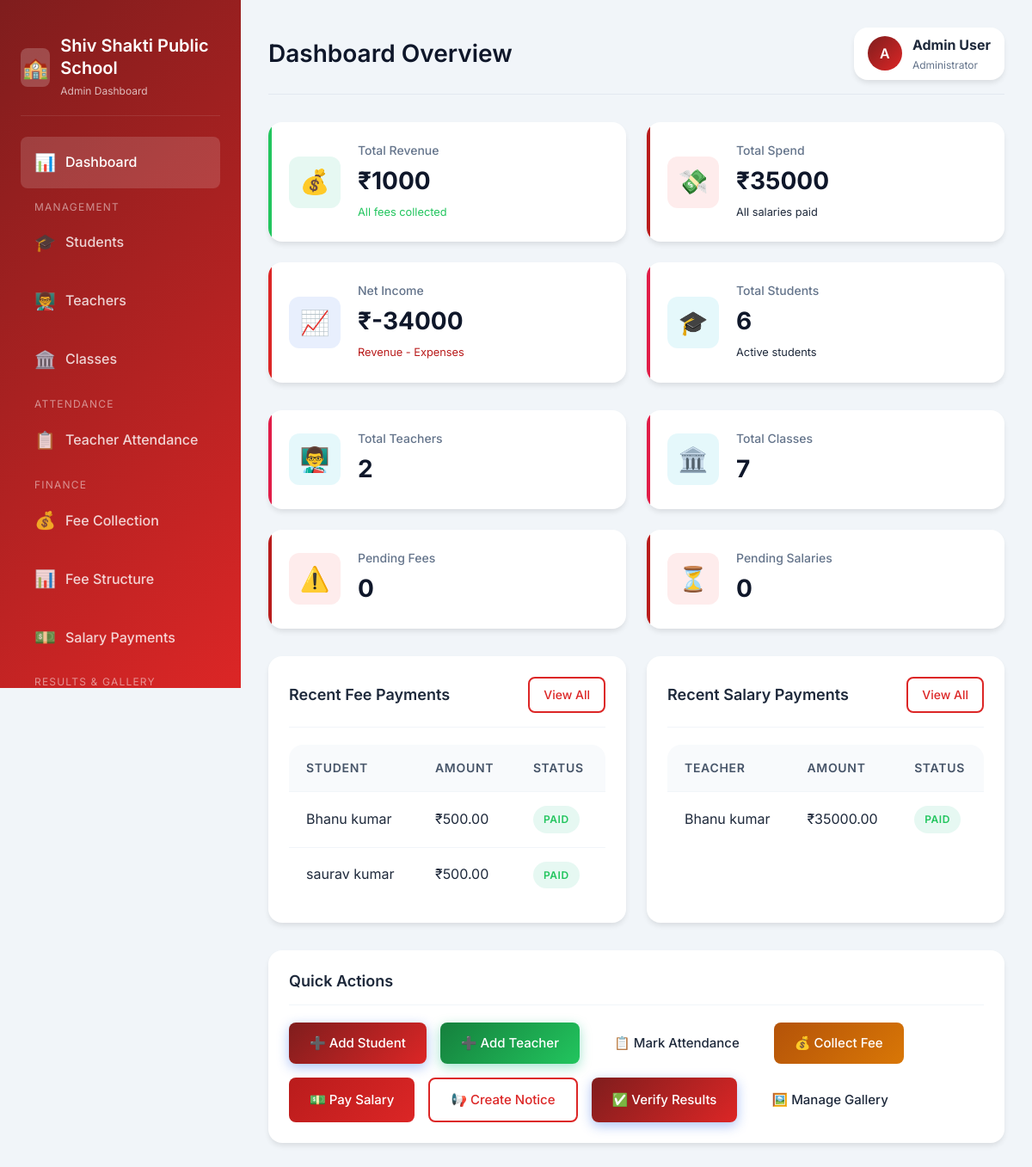
Page /admin-dashboard/ (signed in) on the earlier database version.
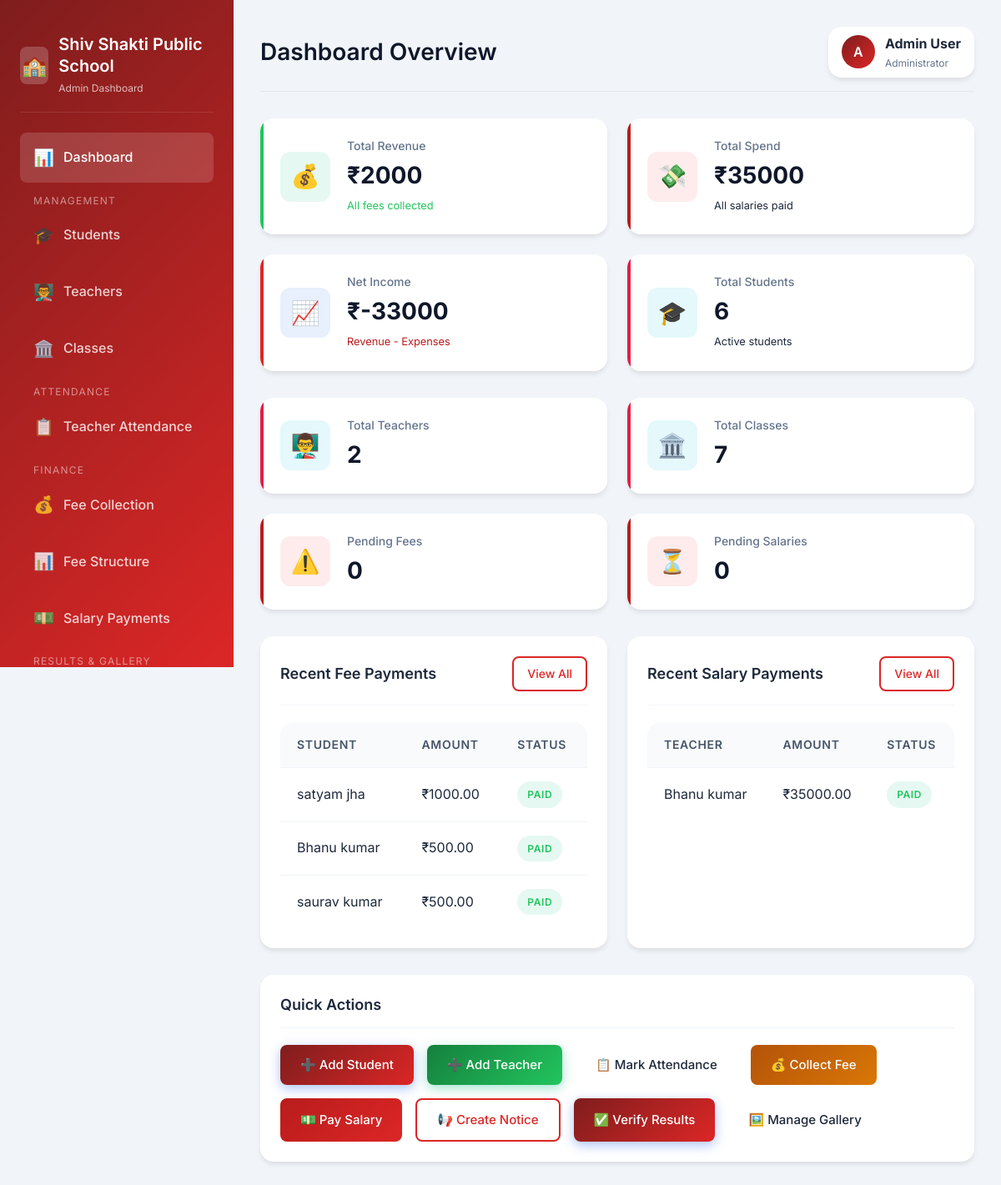
Same page on the later database version.
### core/models.py (models this page shows, shortened)
class StudentPayment(models.Model):
    PAYMENT_MODE_CHOICES = [
        ('Cash', 'Cash'),
        ('Bank Transfer', 'Bank Transfer'),
        ('UPI', 'UPI'),
        ('Cheque', 'Cheque'),
    ]
    STATUS_CHOICES = [
        ('Paid', 'Paid'),
        ('Pending', 'Pending'),
        ('Partial', 'Partial'),
    ]
    student = models.ForeignKey(Student, on_delete=models.CASCADE, related_name='payments')
    payment_mode = models.CharField(max_length=20, choices=PAYMENT_MODE_CHOICES, default='Cash')
    paid_amount = models.DecimalField(max_digits=10, decimal_places=2)
    due_amount = models.DecimalField(max_digits=10, decimal_places=2, default=0)
    payment_date = models.DateField()
    status = models.CharField(max_length=10, choices=STATUS_CHOICES, default='Pending')
    month = models.CharField(max_length=20)
    year = models.IntegerField()
    remarks = models.TextField(blank=True)
    created_at = models.DateTimeField(auto_now_add=True)
    class Meta:
        ordering = ['-payment_date']

class Student(models.Model):
    name = models.CharField(max_length=100)
    father_name = models.CharField(max_length=100)
    student_class = models.ForeignKey(SchoolClass, on_delete=models.SET_NULL, null=True)
    role = models.CharField(max_length=50, default='Student')
    address = models.TextField(blank=True)
    email = models.EmailField(blank=True)
    mobile = models.CharField(max_length=15)
    admission_date = models.DateField()
    monthly_fee = models.DecimalField(max_digits=10, decimal_places=2, default=0)
    photo = models.BinaryField(blank=True, null=True)
    password = models.CharField(max_length=128)
    is_active = models.BooleanField(default=True)
    created_at = models.DateTimeField(auto_now_add=True)

class TeacherPayment(models.Model):
    PAYMENT_MODE_CHOICES = [
        ('Cash', 'Cash'),
        ('Bank Transfer', 'Bank Transfer'),
        ('UPI', 'UPI'),
        ('Cheque', 'Cheque'),
    ]
    STATUS_CHOICES = [
        ('Paid', 'Paid'),
        ('Pending', 'Pending'),
        ('Partial', 'Partial'),
    ]
    teacher = models.ForeignKey(Teacher, on_delete=models.CASCADE, related_name='payments')
    payment_mode = models.CharField(max_length=20, choices=PAYMENT_MODE_CHOICES, default='Cash')
    paid_amount = models.DecimalField(max_digits=10, decimal_places=2)
    due_amount = models.DecimalField(max_digits=10, decimal_places=2, default=0)
    payment_date = models.DateField()
    status = models.CharField(max_length=10, choices=STATUS_CHOICES, default='Pending')
    month = models.CharField(max_length=20)
    year = models.IntegerField()
    remarks = models.TextField(blank=True)
    created_at = models.DateTimeField(auto_now_add=True)
    class Meta:
        ordering = ['-payment_date']

class Teacher(models.Model):
    name = models.CharField(max_length=100)
    father_name = models.CharField(max_length=100, blank=True)
    address = models.TextField(blank=True)
    email = models.EmailField(unique=True)
    mobile = models.CharField(max_length=15)
    aadhar_no = models.CharField(max_length=12, blank=True)
    qualification = models.CharField(max_length=100, blank=True)
    role = models.CharField(max_length=50, default='Teacher')
    joining_date = models.DateField()
    subjects = models.ManyToManyField(Subject, blank=True)
    class_section = models.ForeignKey(SchoolClass, on_delete=models.SET_NULL, null=True, blank=True)
    password = models.CharField(max_length=128)
    monthly_salary = models.DecimalField(max_digits=10, decimal_places=2, default=0)
    photo = models.BinaryField(blank=True, null=True)
    is_active = models.BooleanField(default=True)
    created_at = models.DateTimeField(auto_now_add=True)

### core/views.py (the view)
# urls.py: path('admin-dashboard/', views.admin_dashboard, name='admin_dashboard'),
def admin_dashboard(request):
    if request.session.get('user_type') != 'admin':
        return redirect('admin_login')
    total_revenue = StudentPayment.objects.filter(status='Paid').aggregate(
        total=Sum('paid_amount'))['total'] or Decimal('0')
    total_spend = TeacherPayment.objects.filter(status='Paid').aggregate(
        total=Sum('paid_amount'))['total'] or Decimal('0')
    net_income = total_revenue - total_spend
    total_students = Student.objects.filter(is_active=True).count()
    total_teachers = Teacher.objects.filter(is_active=True).count()
    total_classes = SchoolClass.objects.count()
    recent_fee_payments = StudentPayment.objects.order_by('-payment_date')[:5]
    recent_salary_payments = TeacherPayment.objects.order_by('-payment_date')[:5]
    pending_fees = StudentPayment.objects.filter(status='Pending').count()
    pending_salaries = TeacherPayment.objects.filter(status='Pending').count()
    recent_notices = Notice.objects.filter(is_active=True)[:5]
    context = {
        'total_revenue': total_revenue,
        'total_spend': total_spend,
        'net_income': net_income,
        'total_students': total_students,
        'total_teachers': total_teachers,
        'total_classes': total_classes,
        'recent_fee_payments': recent_fee_payments,
        'recent_salary_payments': recent_salary_payments,
        'pending_fees': pending_fees,
        'pending_salaries': pending_salaries,
        'recent_notices': recent_notices,
    }
    return render(request, 'admin_portal/dashboard.html', context)

### templates/admin_portal/dashboard.html (shortened to what the changed rows need)
{% extends 'base.html' %}
{% load static %}
{% block body %}
<div class="dashboard-layout">
    <aside class="sidebar">
        <div class="sidebar-brand">
            <div>
                <h2>Shiv Shakti Public School</h2>
            </div>
        </div>
    </aside>
    <main class="main-content">
        <div class="top-header">
            <h1 class="page-title">Dashboard Overview</h1>
        </div>
        <div class="stats-grid animate-slideUp">
            <div class="stat-card revenue">
                <div class="stat-content">
                    <h3>Total Revenue</h3>
                    <div class="stat-value">₹{{ total_revenue|floatformat:0 }}</div>
                    <div class="stat-change positive">All fees collected</div>
                </div>
            </div>
            <div class="stat-card income">
                <div class="stat-content">
                    <h3>Net Income</h3>
                    <div class="stat-value">₹{{ net_income|floatformat:0 }}</div>
                    <div class="stat-change {% if net_income >= 0 %}positive{% else %}negative{% endif %}">
                        Revenue - Expenses
                    </div>
                </div>
            </div>
        </div>
        <div class="grid-2">
            <div class="card">
                <div class="table-container" style="box-shadow: none;">
                    <table class="table">
                        <thead>
                            <tr>
                                <th>Student</th>
                                <th>Amount</th>
                                <th>Status</th>
                            </tr>
                        </thead>
                        <tbody>
                            {% for payment in recent_fee_payments %}
                            <tr>
                                <td>{{ payment.student.name }}</td>
                                <td>₹{{ payment.paid_amount }}</td>
                                <td>
                                    <span
                                        class="badge badge-{% if payment.status == 'Paid' %}success{% elif payment.status == 'Pending' %}warning{% else %}info{% endif %}">
                                        {{ payment.status }}
                                    </span>
                                </td>
                            </tr>
                            {% empty %}
                            <tr>
                                <td colspan="3" class="text-center text-muted">No payments yet</td>
                            </tr>
                            {% endfor %}
                        </tbody>
                    </table>
                </div>
            </div>
            <div class="card">
                <div class="table-container" style="box-shadow: none;">
                    <table class="table">
                        <thead>
                            <tr>
                                <th>Teacher</th>
                                <th>Amount</th>
                                <th>Status</th>
                            </tr>
                        </thead>
                        <tbody>
                            {% for payment in recent_salary_payments %}
                            <tr>
                                <td>{{ payment.teacher.name }}</td>
                                <td>₹{{ payment.paid_amount }}</td>
                                <td>
                                    <span
                                        class="badge badge-{% if payment.status == 'Paid' %}success{% elif payment.status == 'Pending' %}warning{% else %}info{% endif %}">
                                        {{ payment.status }}
                                    </span>
                                </td>
                            </tr>
                            {% empty %}
                            <tr>
                                <td colspan="3" class="text-center text-muted">No salary payments yet</td>
                            </tr>
                            {% endfor %}
                        </tbody>
                    </table>
                </div>
            </div>
        </div>
    </main>
</div>
{% endblock %}

Differences in the rows shown:
added StudentPayment: student.name "satyam jha", paid_amount "1000.00", status "PAID"
Other differences:
{{ total_revenue|floatformat:0 }}: "1000" → "2000"
{{ net_income|floatformat:0 }}: "-34000" → "-33000"
